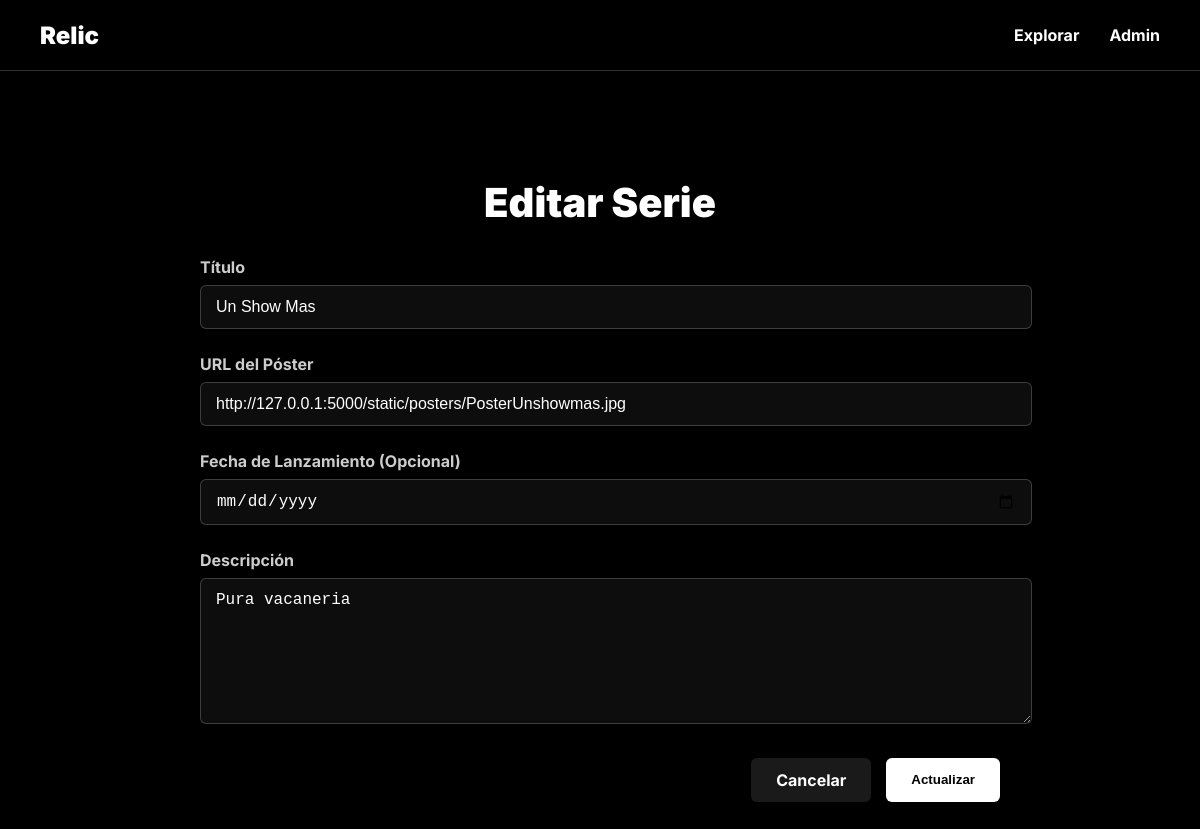
Page /admin/serie/edit/1 on the earlier database version.
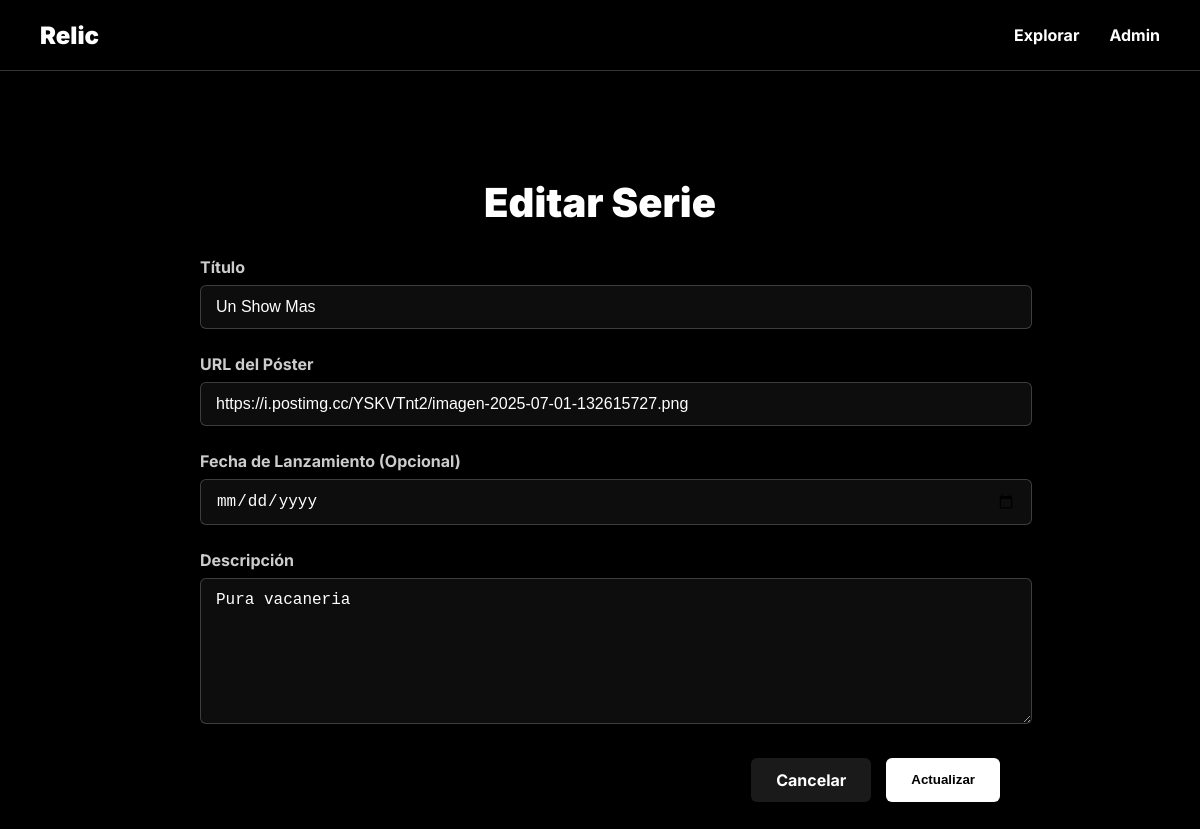
Same page on the later database version.
### models.py (models this page shows, shortened)
class Serie(db.Model):
    __tablename__ = 'serie'
    id = db.Column(db.Integer, primary_key=True)
    titulo = db.Column(db.String(150), nullable=False, unique=True)
    descripcion = db.Column(db.Text, nullable=True)
    poster_url = db.Column(db.String(300), nullable=True) # URL de la imagen del póster
    fecha_lanzamiento = db.Column(db.Date, nullable=True)
    temporadas = db.relationship('Temporada', backref='serie', lazy=True, cascade="all, delete-orphan")

### app.py (the view, shortened to what this page needs)
@app.route('/admin/serie/edit/<int:serie_id>', methods=['GET', 'POST'])
def edit_serie(serie_id):
    serie = Serie.query.get_or_404(serie_id)
    return render_template('admin/form_serie.html', action="edit", serie=serie)

### templates/admin/form_serie.html (shortened to what this page needs)
{% extends 'base.html' %}
{% block content %}
<div class="admin-container">
    <div class="page-header">
        <h1>{{ 'Editar Serie' if action == 'edit' else 'Agregar Nueva Serie' }}</h1>
    </div>
    <form method="POST">
        <div class="form-group">
            <label for="titulo">Título</label>
            <input type="text" id="titulo" name="titulo" class="form-control" value="{{ serie.titulo if serie else '' }}" required>
        </div>
        <div class="form-group">
            <label for="poster_url">URL del Póster</label>
            <input type="url" id="poster_url" name="poster_url" class="form-control" value="{{ serie.poster_url if serie else '' }}" placeholder="https://ejemplo.com/imagen.jpg">
        </div>
        <div class="form-group">
            <label for="fecha_lanzamiento">Fecha de Lanzamiento (Opcional)</label>
            <input type="date" id="fecha_lanzamiento" name="fecha_lanzamiento" class="form-control" value="{{ serie.fecha_lanzamiento.strftime('%Y-%m-%d') if serie and serie.fecha_lanzamiento else '' }}">
        </div>
        <div class="form-group">
            <label for="descripcion">Descripción</label>
            <textarea id="descripcion" name="descripcion" class="form-control">{{ serie.descripcion if serie else '' }}</textarea>
        </div>
        <div class="form-actions">
            <a href="{{ url_for('manage_series') }}" class="btn btn-secondary">Cancelar</a>
            <button type="submit" class="btn btn-primary">{{ 'Actualizar' if action == 'edit' else 'Guardar' }}</button>
        </div>
    </form>
</div>
{% endblock %}

Differences in the rows shown:
changed Serie "Un Show Mas": poster_url "http://127.0.0.1:5000/static/posters/PosterUnshowmas.jpg" → "https://i.postimg.cc/YSKVTnt2/imagen-2025-07-01-132615727.png"
